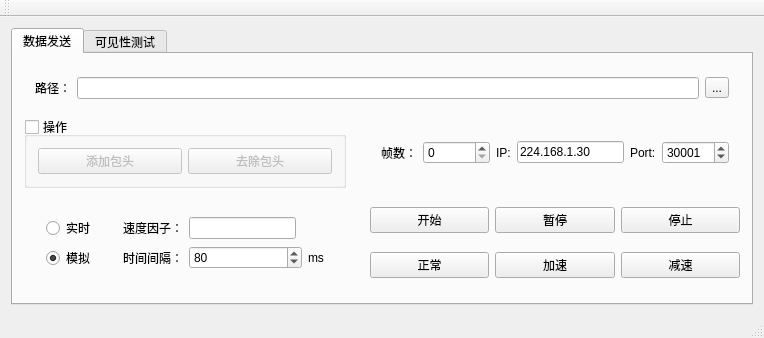
<?xml version="1.0" encoding="UTF-8"?>
<ui version="4.0">
 <class>MainWindow</class>
 <widget class="QMainWindow" name="MainWindow">
  <property name="geometry">
   <rect>
    <x>0</x>
    <y>0</y>
    <width>764</width>
    <height>306</height>
   </rect>
  </property>
  <property name="windowTitle">
   <string>MainWindow</string>
  </property>
  <widget class="QWidget" name="centralWidget">
   <layout class="QGridLayout" name="gridLayout_8">
    <item row="0" column="0">
     <widget class="QTabWidget" name="tabWidget">
      <property name="currentIndex">
       <number>0</number>
      </property>
      <widget class="QWidget" name="tab">
       <attribute name="title">
        <string>数据发送</string>
       </attribute>
       <layout class="QGridLayout" name="gridLayout_3">
        <item row="2" column="0">
         <widget class="QWidget" name="widget" native="true">
          <layout class="QGridLayout" name="gridLayout_6">
           <item row="0" column="0">
            <widget class="QWidget" name="widget_2" native="true">
             <layout class="QGridLayout" name="gridLayout">
              <item row="0" column="0">
               <widget class="QRadioButton" name="realTimeRadioButton">
                <property name="text">
                 <string>实时</string>
                </property>
                <property name="checked">
                 <bool>false</bool>
                </property>
               </widget>
              </item>
              <item row="1" column="0">
               <widget class="QRadioButton" name="simulationRadioButton">
                <property name="text">
                 <string>模拟</string>
                </property>
                <property name="checked">
                 <bool>true</bool>
                </property>
               </widget>
              </item>
             </layout>
            </widget>
           </item>
           <item row="0" column="1">
            <widget class="QWidget" name="widget_3" native="true">
             <layout class="QGridLayout" name="gridLayout_5">
              <item row="0" column="1">
               <widget class="QLineEdit" name="speedFactorLineEdit">
                <property name="minimumSize">
                 <size>
                  <width>100</width>
                  <height>0</height>
                 </size>
                </property>
               </widget>
              </item>
              <item row="1" column="0">
               <widget class="QLabel" name="frameLabel_3">
                <property name="minimumSize">
                 <size>
                  <width>0</width>
                  <height>0</height>
                 </size>
                </property>
                <property name="text">
                 <string>时间间隔：</string>
                </property>
               </widget>
              </item>
              <item row="1" column="3">
               <widget class="QLabel" name="frameLabel_4">
                <property name="minimumSize">
                 <size>
                  <width>0</width>
                  <height>0</height>
                 </size>
                </property>
                <property name="text">
                 <string>ms</string>
                </property>
               </widget>
              </item>
              <item row="0" column="0">
               <widget class="QLabel" name="frameLabel_2">
                <property name="minimumSize">
                 <size>
                  <width>0</width>
                  <height>0</height>
                 </size>
                </property>
                <property name="text">
                 <string>速度因子：</string>
                </property>
               </widget>
              </item>
              <item row="1" column="1" colspan="2">
               <widget class="QSpinBox" name="intervalSpinBox">
                <property name="minimum">
                 <number>1</number>
                </property>
                <property name="maximum">
                 <number>999999999</number>
                </property>
                <property name="value">
                 <number>80</number>
                </property>
               </widget>
              </item>
             </layout>
            </widget>
           </item>
          </layout>
         </widget>
        </item>
        <item row="1" column="1">
         <spacer name="horizontalSpacer_2">
          <property name="orientation">
           <enum>Qt::Horizontal</enum>
          </property>
          <property name="sizeHint" stdset="0">
           <size>
            <width>14</width>
            <height>20</height>
           </size>
          </property>
         </spacer>
        </item>
        <item row="2" column="2">
         <layout class="QGridLayout" name="gridLayout_2">
          <item row="0" column="0">
           <widget class="QPushButton" name="beginPushButton">
            <property name="text">
             <string>开始</string>
            </property>
            <property name="checkable">
             <bool>true</bool>
            </property>
            <property name="autoExclusive">
             <bool>true</bool>
            </property>
            <property name="autoDefault">
             <bool>false</bool>
            </property>
            <property name="default">
             <bool>false</bool>
            </property>
           </widget>
          </item>
          <item row="1" column="0">
           <widget class="QPushButton" name="normalPushButton">
            <property name="text">
             <string>正常</string>
            </property>
            <property name="checkable">
             <bool>true</bool>
            </property>
            <property name="autoExclusive">
             <bool>true</bool>
            </property>
           </widget>
          </item>
          <item row="1" column="3">
           <widget class="QPushButton" name="acceleratePushButton">
            <property name="text">
             <string>加速</string>
            </property>
            <property name="checkable">
             <bool>true</bool>
            </property>
            <property name="autoExclusive">
             <bool>true</bool>
            </property>
           </widget>
          </item>
          <item row="1" column="4">
           <widget class="QPushButton" name="deceleratePushButton">
            <property name="text">
             <string>减速</string>
            </property>
            <property name="checkable">
             <bool>true</bool>
            </property>
            <property name="autoExclusive">
             <bool>true</bool>
            </property>
           </widget>
          </item>
          <item row="0" column="3">
           <widget class="QPushButton" name="pausePushButton">
            <property name="text">
             <string>暂停</string>
            </property>
            <property name="checkable">
             <bool>true</bool>
            </property>
            <property name="autoExclusive">
             <bool>true</bool>
            </property>
           </widget>
          </item>
          <item row="0" column="4">
           <widget class="QPushButton" name="stopPushButton">
            <property name="text">
             <string>停止</string>
            </property>
            <property name="checkable">
             <bool>true</bool>
            </property>
            <property name="autoExclusive">
             <bool>true</bool>
            </property>
           </widget>
          </item>
         </layout>
        </item>
        <item row="0" column="0" colspan="3">
         <widget class="QWidget" name="ww" native="true">
          <layout class="QGridLayout" name="gridLayout_4">
           <item row="0" column="0">
            <widget class="QLabel" name="dirLabel">
             <property name="text">
              <string>路径：</string>
             </property>
            </widget>
           </item>
           <item row="0" column="1">
            <widget class="QLineEdit" name="dirLineEdit"/>
           </item>
           <item row="0" column="2">
            <widget class="QToolButton" name="dirToolButton">
             <property name="text">
              <string>...</string>
             </property>
            </widget>
           </item>
          </layout>
         </widget>
        </item>
        <item row="1" column="0">
         <widget class="QGroupBox" name="groupBox">
          <property name="title">
           <string>操作</string>
          </property>
          <property name="checkable">
           <bool>true</bool>
          </property>
          <property name="checked">
           <bool>false</bool>
          </property>
          <layout class="QGridLayout" name="gridLayout_13">
           <item row="0" column="0">
            <widget class="QPushButton" name="addHeaderPushButton">
             <property name="text">
              <string>添加包头</string>
             </property>
             <property name="checkable">
              <bool>true</bool>
             </property>
             <property name="autoRepeat">
              <bool>false</bool>
             </property>
             <property name="autoRepeatDelay">
              <number>3</number>
             </property>
             <property name="autoRepeatInterval">
              <number>1</number>
             </property>
            </widget>
           </item>
           <item row="0" column="1">
            <widget class="QPushButton" name="subHeaderPushButton">
             <property name="text">
              <string>去除包头</string>
             </property>
             <property name="checkable">
              <bool>true</bool>
             </property>
             <property name="autoRepeat">
              <bool>false</bool>
             </property>
             <property name="autoRepeatDelay">
              <number>3</number>
             </property>
             <property name="autoRepeatInterval">
              <number>1</number>
             </property>
            </widget>
           </item>
          </layout>
         </widget>
        </item>
        <item row="1" column="2">
         <widget class="QWidget" name="w" native="true">
          <layout class="QGridLayout" name="gridLayout_7">
           <item row="0" column="2">
            <widget class="QLabel" name="label_2">
             <property name="text">
              <string>IP:</string>
             </property>
            </widget>
           </item>
           <item row="0" column="0">
            <widget class="QLabel" name="label">
             <property name="text">
              <string>帧数：</string>
             </property>
            </widget>
           </item>
           <item row="0" column="1">
            <widget class="QSpinBox" name="frameSpinBox">
             <property name="maximum">
              <number>999999999</number>
             </property>
            </widget>
           </item>
           <item row="0" column="3">
            <widget class="QLineEdit" name="ipLineEdit">
             <property name="minimumSize">
              <size>
               <width>100</width>
               <height>0</height>
              </size>
             </property>
             <property name="text">
              <string>224.168.1.30</string>
             </property>
            </widget>
           </item>
           <item row="0" column="4">
            <widget class="QLabel" name="label_3">
             <property name="text">
              <string>Port:</string>
             </property>
            </widget>
           </item>
           <item row="0" column="5">
            <widget class="QSpinBox" name="portSpinBox">
             <property name="maximum">
              <number>999999999</number>
             </property>
             <property name="value">
              <number>30001</number>
             </property>
            </widget>
           </item>
          </layout>
         </widget>
        </item>
        <item row="2" column="1">
         <spacer name="horizontalSpacer_3">
          <property name="orientation">
           <enum>Qt::Horizontal</enum>
          </property>
          <property name="sizeHint" stdset="0">
           <size>
            <width>14</width>
            <height>20</height>
           </size>
          </property>
         </spacer>
        </item>
       </layout>
      </widget>
      <widget class="QWidget" name="tab_2">
       <attribute name="title">
        <string>可见性测试</string>
       </attribute>
       <layout class="QGridLayout" name="gridLayout_9">
        <item row="0" column="0">
         <widget class="QGroupBox" name="targetVisibleGroupBox">
          <property name="title">
           <string>目标可见性结果测试</string>
          </property>
          <property name="checkable">
           <bool>false</bool>
          </property>
          <layout class="QGridLayout" name="gridLayout_12">
           <item row="0" column="0">
            <widget class="QGroupBox" name="groupBox_2">
             <property name="title">
              <string>接收配置</string>
             </property>
             <layout class="QGridLayout" name="gridLayout_10">
              <item row="0" column="0">
               <widget class="QLabel" name="label_4">
                <property name="text">
                 <string>IP：</string>
                </property>
               </widget>
              </item>
              <item row="0" column="1">
               <widget class="QLineEdit" name="receiveIpLineEdit">
                <property name="text">
                 <string>225.1.1.1</string>
                </property>
               </widget>
              </item>
              <item row="0" column="2">
               <widget class="QLabel" name="label_6">
                <property name="text">
                 <string>Port：</string>
                </property>
               </widget>
              </item>
              <item row="0" column="3">
               <widget class="QLineEdit" name="receivePortLineEdit">
                <property name="text">
                 <string>44444</string>
                </property>
               </widget>
              </item>
             </layout>
            </widget>
           </item>
           <item row="1" column="0">
            <widget class="QGroupBox" name="groupBox_3">
             <property name="title">
              <string>发送配置</string>
             </property>
             <layout class="QGridLayout" name="gridLayout_11">
              <item row="0" column="0">
               <widget class="QLabel" name="label_5">
                <property name="text">
                 <string>IP：</string>
                </property>
               </widget>
              </item>
              <item row="0" column="1">
               <widget class="QLineEdit" name="sendIpLineEdit">
                <property name="text">
                 <string>224.168.1.30</string>
                </property>
               </widget>
              </item>
              <item row="0" column="2">
               <widget class="QLabel" name="label_7">
                <property name="text">
                 <string>Port：</string>
                </property>
               </widget>
              </item>
              <item row="0" column="3">
               <widget class="QLineEdit" name="sendPortLineEdit">
                <property name="text">
                 <string>30001</string>
                </property>
               </widget>
              </item>
             </layout>
            </widget>
           </item>
           <item row="2" column="0">
            <spacer name="verticalSpacer">
             <property name="orientation">
              <enum>Qt::Vertical</enum>
             </property>
             <property name="sizeHint" stdset="0">
              <size>
               <width>20</width>
               <height>120</height>
              </size>
             </property>
            </spacer>
           </item>
          </layout>
         </widget>
        </item>
       </layout>
      </widget>
     </widget>
    </item>
   </layout>
  </widget>
  <widget class="QMenuBar" name="menuBar">
   <property name="geometry">
    <rect>
     <x>0</x>
     <y>0</y>
     <width>764</width>
     <height>23</height>
    </rect>
   </property>
  </widget>
  <widget class="QToolBar" name="mainToolBar">
   <attribute name="toolBarArea">
    <enum>TopToolBarArea</enum>
   </attribute>
   <attribute name="toolBarBreak">
    <bool>false</bool>
   </attribute>
  </widget>
  <widget class="QStatusBar" name="statusBar"/>
 </widget>
 <layoutdefault spacing="6" margin="11"/>
 <resources/>
 <connections/>
</ui>
